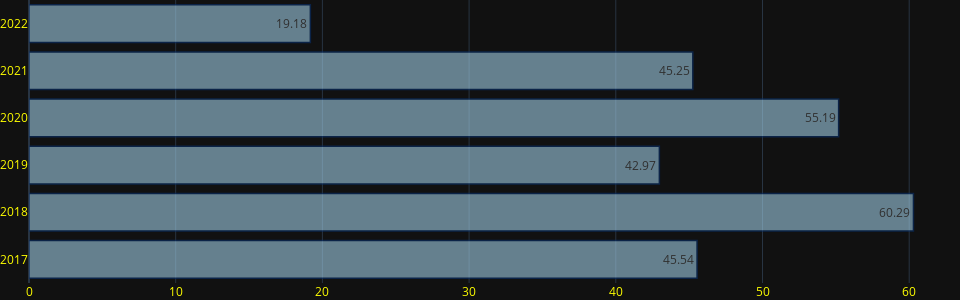

The notebook cell saved with this chart:
### Markdown cell above
## Từ năm 2017 tới 2022 những năm nào có lượng mưa lớn ?

### Code cell
yearly = df.resample('Y').sum()
fig = go.Figure()
fig.add_trace(go.Bar(y = yearly.index.year, x=yearly.prcp, text = yearly.prcp, textposition='auto', orientation='h'))
fig.update_traces(marker_color='rgb(158,202,225)', marker_line_color='rgb(8,48,107)',
                  marker_line_width=1.5, opacity=0.6,
                  )
fig.update_layout(
    title={
        # 'text': f'<b>Tổng lượng mưa của từng năm</b>',
        # 'y':0.8,
        # 'x':0.5,
        'xanchor': 'center',
        'yanchor': 'top'},
    title_font_color="red",
    font_color="yellow",
    hovermode="x unified",
    hoverlabel=dict(
        bgcolor="gray",
        font_size=16,
        font_family="Rockwell")
)
fig.update_layout(yaxis_title=None, xaxis_title=None, margin=dict(l=0, r=0, t=0, b=0),
    height=300, width=960)
fig.show()

### Figure 1 — Plotly figure (JSON) as saved in the notebook; plotly's stock layout.template omitted (floating-point values rounded to 4 significant figures)
{"data": [{"marker": {"color": "rgb(158,202,225)", "line": {"color": "rgb(8,48,107)", "width": 1.5}}, "opacity": 0.6, "orientation": "h", "text": [45.54, 60.29, 42.97, 55.19, 45.25, 19.18], "textposition": "auto", "type": "bar", "x": [45.54, 60.29, 42.97, 55.19, 45.25, 19.18], "y": [2017, 2018, 2019, 2020, 2021, 2022]}], "layout": {"font": {"color": "yellow"}, "height": 300, "hoverlabel": {"bgcolor": "gray", "font": {"family": "Rockwell", "size": 16}}, "hovermode": "x unified", "margin": {"b": 0, "l": 0, "r": 0, "t": 0}, "title": {"font": {"color": "red"}, "xanchor": "center", "yanchor": "top"}, "width": 960, "xaxis": {"autorange": true, "range": [0, 63.46], "title": {}, "type": "linear"}, "yaxis": {"autorange": true, "range": [2016.0, 2022.0], "title": {}, "type": "linear"}}}
